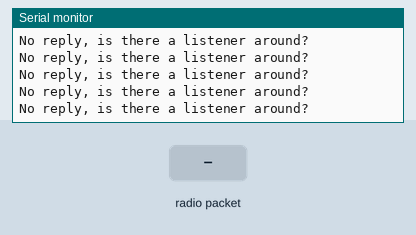
Recording of a sketch running on a simulated Arduino Uno, built with avr-gcc and run on an emulated ATmega328P. Shown: the last lines printed to the serial monitor. The test bench sets the inputs (shaded band). No radio packets arrive unless stated.

Above: at 1.3 s.
1.4 s: radio packet "1" arrives
At 1.57 s:
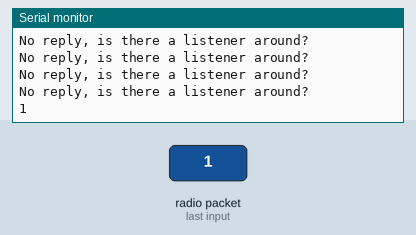
4.4 s: radio packet "0" arrives
At 5.2 s:
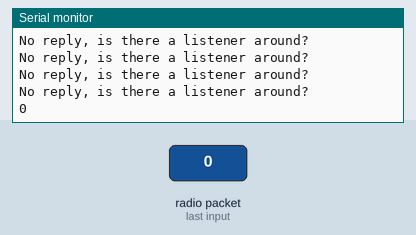
5.9 s: radio packet "2" arrives
At 6.06 s:
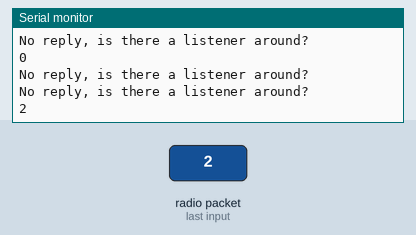
8.9 s: radio packet "1" arrives
At 9.07 s:
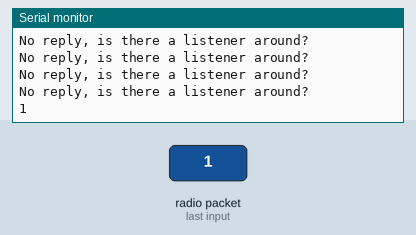
11.9 s: radio packet "0" arrives
At 12.08 s:
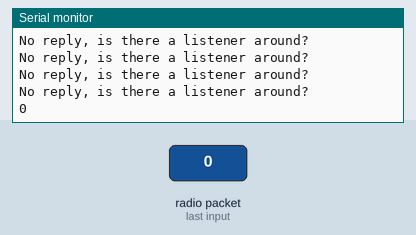
Timing chart, 0 to 14.9 s (numbered marks = the images above; inputs shaded):
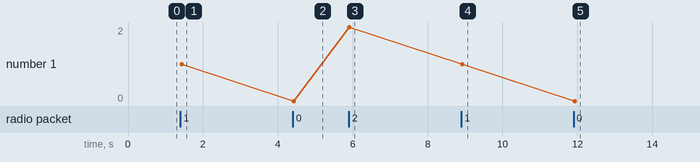

Measured:
- after the input at 1.4 s, the serial monitor: prints a new line at once (image 1)
- after the input at 4.4 s, the serial monitor: prints a new line at once (image 2)
- after the input at 5.9 s, the serial monitor: prints a new line at once (image 3)
- after the input at 8.9 s, the serial monitor: prints a new line at once (image 4)
- after the input at 11.9 s, the serial monitor: prints a new line at once (image 5)
- plotted number 1: 1 → 0 after the input at 4.4 s, 0 → 2 after the input at 5.9 s, 2 → 1 after the input at 8.9 s, 1 → 0 after the input at 11.9 s

The sketch:

Lora_Send_master_test.ino
```cpp
// LoRa 9x_TX
// -*- mode: C++ -*-
// Example sketch showing how to create a simple messaging client (transmitter)
// with the RH_RF95 class. RH_RF95 class does not provide for addressing or
// reliability, so you should only use RH_RF95 if you do not need the higher
// level messaging abilities.
// It is designed to work with the other example LoRa9x_RX

#include <SPI.h>
#include <RH_RF95.h>

#define RFM95_CS 10
#define RFM95_RST 9
#define RFM95_INT 2

#define SEALEVELPRESSURE_HPA (1013.25)
unsigned long delayTime;

// Change to 434.0 or other frequency, must match RX's freq!
#define RF95_FREQ 868.0

// Singleton instance of the radio driver
RH_RF95 rf95(RFM95_CS, RFM95_INT);

void setup()
{
  pinMode(RFM95_RST, OUTPUT);
  digitalWrite(RFM95_RST, HIGH);

  while (!Serial);
  Serial.begin(9600);
  delay(100);

  Serial.println("Arduino LoRa TX Test!");

  // manual reset
  digitalWrite(RFM95_RST, LOW);
  delay(10);
  digitalWrite(RFM95_RST, HIGH);
  delay(10);

  while (!rf95.init()) {
    Serial.println("LoRa radio init failed");
    while (1);
  }
  Serial.println("LoRa radio init OK!");

  // Defaults after init are 434.0MHz, modulation GFSK_Rb250Fd250, +13dbM
  if (!rf95.setFrequency(RF95_FREQ)) {
    Serial.println("setFrequency failed");
    while (1);
  }
  Serial.print("Set Freq to: "); Serial.println(RF95_FREQ);

  // Defaults after init are 434.0MHz, 13dBm, Bw = 125 kHz, Cr = 4/5, Sf = 128chips/symbol, CRC on

  // The default transmitter power is 13dBm, using PA_BOOST.
  // If you are using RFM95/96/97/98 modules which uses the PA_BOOST transmitter pin, then
  // you can set transmitter powers from 5 to 23 dBm:
  rf95.setTxPower(23, false);

}

int32_t packetnum = 0;  // packet counter, we increment per xmission
char call[8] = "#000000";
int nmember = 9;
//char call[3] =
void loop()
{
  //Serial.println("Sending to rf95_server");
  // Send a message to rf95_server
  //Serial.println("Sending..."); delay(10);
  //char call[3] = calls[i];
  rf95.send((uint8_t *)call, sizeof(call));
  //Serial.println(call);
  //Serial.println("Waiting for packet to complete..."); delay(10);
  rf95.waitPacketSent();
  // Now wait for a reply
  uint8_t buf[RH_RF95_MAX_MESSAGE_LEN];
  uint8_t len = sizeof(buf);
  for (int i = 0; i < nmember; i++)
  {
    //Serial.println("Waiting for reply..."); delay(10);
    if (rf95.waitAvailableTimeout(200))
    {
      // Should be a reply message for us now
      if (rf95.recv(buf, &len))
      {
        Serial.println((char*)buf);
      }
      else
      {
       Serial.println("Receive failed");
      }
    }
    else
    {
      Serial.println("No reply, is there a listener around?");
    }
  }
  delay(nmember*100);
  itoa(packetnum++,call+1,10);
}
```
